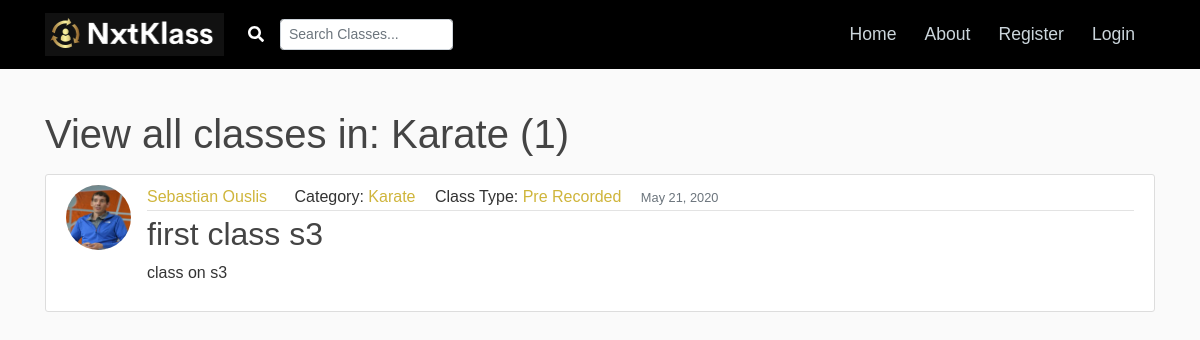
Page /blog/category/Karate on the committed database.
### blog/models.py (models this page shows, shortened)
class Category(models.Model):
    name = models.TextField()
    def __str__(self):
        return self.name

class ClassRoot(models.Model):
    title = models.CharField(max_length=100)
    content = models.TextField()
    date_posted = models.DateTimeField(default=timezone.now)
    author = models.ForeignKey(User, on_delete=models.CASCADE)
    author_profile = models.ForeignKey(Profile, null=True, default=None, on_delete=models.SET_DEFAULT)
    category = models.ForeignKey(Category, null=True, default=None, on_delete=models.SET_DEFAULT)
    is_purchase = models.BooleanField(default=False)
    is_one_on_one = models.BooleanField(default=False)
    is_stream = models.BooleanField(default=False)
    is_video = models.BooleanField(default=False)

### users/models.py (models this page shows, shortened)
class Profile(models.Model):
    user = models.OneToOneField(User, on_delete=models.CASCADE)
    full_name = models.CharField(max_length=40, default='First Last')
    instagram_handle = models.TextField(default='')
    youtube_channel = models.TextField(default='')
    image = models.ImageField(default='profile_pics/default_logo.PNG', upload_to=user_directory_path)
    short_description = models.CharField(max_length=100, default='Add a short description of yourself')
    description = models.TextField(default='Add a description of your Skills and what you can offer as classes')
    youtube_profile_link = models.TextField(default='')
    youtube_short_link = models.TextField(default='')

### blog/views.py (the view)
# urls.py: path('category/<str:category>', CategoryPostListView.as_view(), name='post-category'),
class CategoryPostListView(ListView):
    model = ClassRoot
    template_name = 'blog/category_posts.html'
    context_object_name = 'classes'
    paginate_by = 5
    def get_queryset(self):
        category = get_object_or_404(Category, name=self.kwargs.get('category'))
        return ClassRoot.objects.filter(category=category).order_by('-date_posted')

### blog/templates/blog/category_posts.html (shortened to what this page needs)
{% extends "blog/base.html" %}
{% block content%}
    <h1 class="mb-3">View all classes in: {{ view.kwargs.category }} ({{ page_obj.paginator.count}})</h1>
    {% for class in classes %}
        <article class="media content-section">
          <img class="rounded-circle article-img" src="{{ class.author.profile.image.url }}">
          <div class="media-body">
            <div class="article-metadata">
              <a class="mr-2 userlink" href="{% url 'user-posts' class.author.username %}">{{ class.author_profile.full_name }}</a>
              <a class="spacing">Category: </a>
                <a class="post-category" href="{% url 'post-category' class.category %}">{{ class.category }}</a>
              <a class="spacing">Class Type: </a>
                {% if class.is_one_on_one %}
                  <a class="post-category" href="{% url 'class-type' one_on_one %}">One on One</a>
                {% elif class.is_stream %}
                  <a class="post-category" href="{% url 'class-type' stream %}">Stream</a>
                {% elif class.is_video %}
                  <a class="post-category" href="{% url 'class-type' video %}">Pre Recorded</a>
                {% endif %}
              <div class="spacing">
                <small class="text-muted">{{ class.date_posted|date:"F d, Y" }}</small>
              </div>
            </div>
            <h2><a class="article-title" href="{% url 'post-detail' class.id %}">{{ class.title }}</a></h2>
            <p class="article-content">{{ class.content|truncatechars:30 }}</p>
          </div>
        </article>
    {% endfor %}
{% endblock content %}

### blog/static/css/main.css (style rules this page uses)
body { background: #fafafa; color: #333333; margin-top: 5rem; padding-top: 30px; font-family: 'Poppins', sans-serif; }
h1, h2, h3, h4, h5, h6 { color: #444444; }
.content-section { background: #ffffff; padding: 10px 20px; border: 1px solid #dddddd; border-radius: 3px; margin-bottom: 20px; }
.article-title { color: #444444; }
.article-content { white-space: pre-line; }
.article-img { height: 65px; width: 65px; margin-right: 16px; }
.article-metadata { padding-bottom: 1px; margin-bottom: 4px; border-bottom: 1px solid #e3e3e3 }
.userlink { color: #CFB53B; }
.spacing { display:inline-block; margin-left: 15px; }
.post-category { color: #CFB53B; }

### rows in the picture
Category: kwargs.category "Karate"
ClassRoot: author.profile.image (picture), author_profile.full_name "Sebastian Ouslis", category "Karate", is_one_on_one "Pre Recorded", date_posted "May 21, 2020", title "first class s3", content "class on s3"

### other values in the picture
{{ page_obj.paginator.count }} "1"
